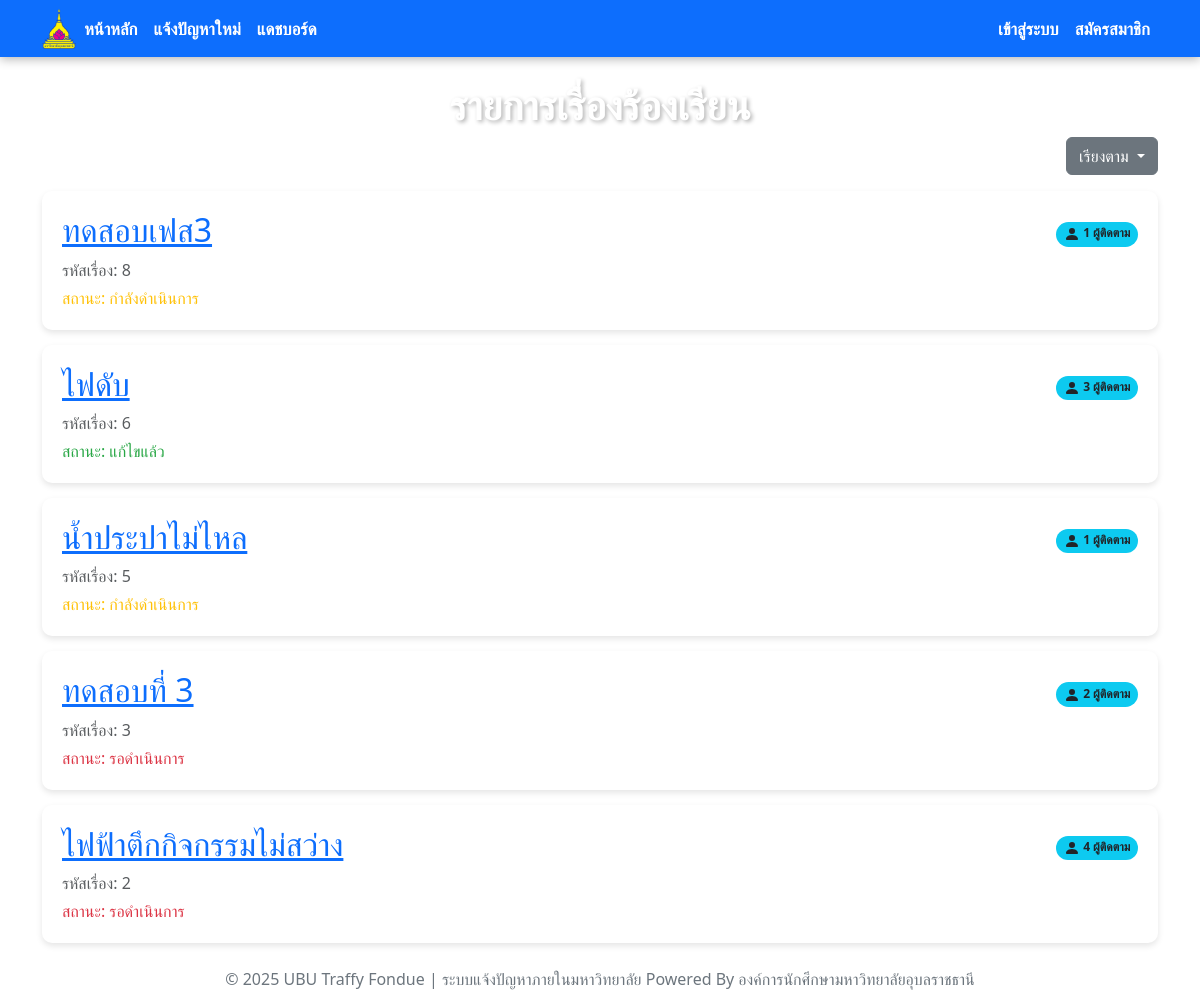
/, run on an earlier commit of the app's database.
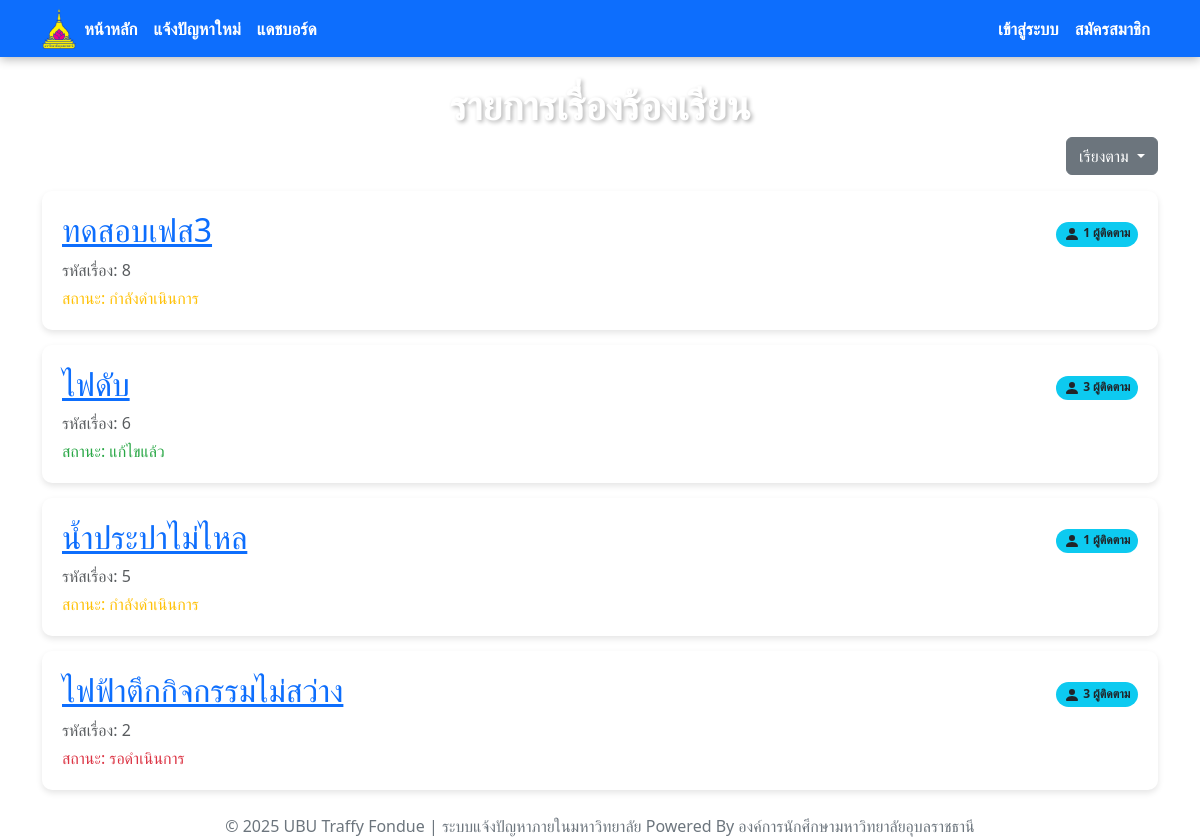
And on a later commit of the database.
### core/models.py (models this page shows, shortened)
class Case(models.Model):
    STATUS_CHOICES = [
        ('pending', 'รอดำเนินการ'),
        ('in_progress', 'กำลังดำเนินการ'),
        ('resolved', 'แก้ไขแล้ว'),
    ]
    CATEGORY_CHOICES = [
        ('electrical', 'ไฟฟ้า'),
        ('water_supply', 'ประปา'),
        ('road_damage', 'ถนน/ทางเท้า'),
        ('other', 'อื่นๆ'),
    ]
    title = models.CharField(max_length=200)
    description = models.TextField()
    status = models.CharField(max_length=20, choices=STATUS_CHOICES, default='pending')
    category = models.CharField(max_length=50, choices=CATEGORY_CHOICES)
    reporter = models.ForeignKey(User, on_delete=models.CASCADE, related_name='reported_cases')
    created_at = models.DateTimeField(auto_now_add=True)
    updated_at = models.DateTimeField(auto_now=True)
    image_file = models.ImageField(upload_to='case_images/', blank=True, null=True)

### core/views.py (the view)
# urls.py: path('', views.home_view, name='home'),
def home_view(request):
    sort_by = request.GET.get('sort', '-created_at')
    all_cases = Case.objects.annotate(
        follower_count=Count('followers')
    ).order_by(sort_by)
    context = {
        'all_cases': all_cases,
        'status_choices': Case.STATUS_CHOICES, # ส่งตัวเลือกสถานะไปด้วย
    }
    return render(request, 'core/home.html', context)

### core/templates/core/home.html (shortened to what this page needs)
{% extends 'core/base.html' %}
{% load custom_filters %}
{% block content %}
    <h1 class="text-white text-center fw-bold" style="text-shadow: 2px 2px 4px rgba(0,0,0,0.3);">รายการเรื่องร้องเรียน</h1>
    <div class="mb-3 d-flex justify-content-end">
        <div class="dropdown">
            <button class="btn btn-secondary dropdown-toggle" type="button" data-bs-toggle="dropdown" aria-expanded="false">
                เรียงตาม
            </button>
        </div>
    </div>
    {% if all_cases %}
        {% for case in all_cases %}
            <div class="case-card">
                <div class="d-flex justify-content-between align-items-center">
                    <h2><a href="{% url 'case_detail' case.id %}">{{ case.title }}</a></h2>
                    <span class="badge rounded-pill bg-info text-dark">
                        <svg xmlns="http://www.w3.org/2000/svg" width="16" height="16" fill="currentColor" class="bi bi-person-fill" viewBox="0 0 16 16">
                            <path d="M3 14s-1 0-1-1 1-4 6-4 6 3 6 4-1 1-1 1H3zm5-6a3 3 0 1 0 0-6 3 3 0 0 0 0 6z"/>
                        </svg>
                        {{ case.follower_count }} ผู้ติดตาม
                    </span>
                </div>
                <p class="text-muted mb-1">รหัสเรื่อง: {{ case.id }}</p>
                <span class="status-{{ case.status }}">สถานะ: {{ case.get_status_display }}</span>
            </div>
        {% endfor %}
    {% else %}
        <div class="alert alert-info text-center">
            ยังไม่มีเรื่องร้องเรียนในระบบ
        </div>
    {% endif %}
    <footer class="text-center mt-4 text-secondary">
        © 2025 UBU Traffy Fondue | ระบบแจ้งปัญหาภายในมหาวิทยาลัย Powered By องค์การนักศึกษามหาวิทยาลัยอุบลราชธานี
    </footer>
{% endblock %}

What changed in the data, as far as the page shows it:
removed Case: title "ทดสอบที่ 3", follower_count "2", id "3", status "รอดำเนินการ"
computed for Case "ไฟฟ้าตึกกิจกรรมไม่สว่าง": follower_count "4" → "3"
